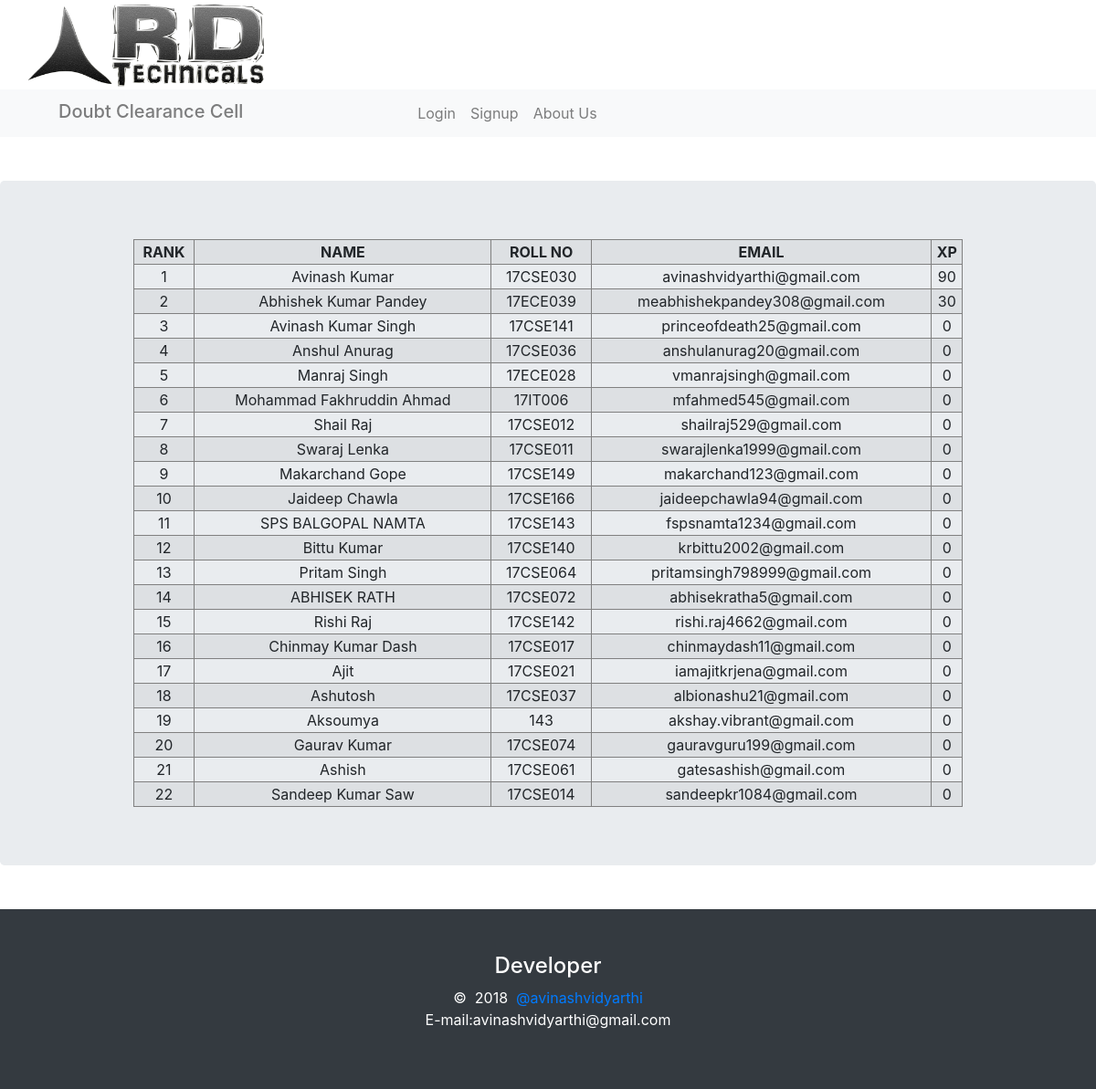
/tally.php, run on the app's committed database.
### tables this page shows
CREATE TABLE `user` (
  `id` int(3) NOT NULL,
  `hash` varchar(15) DEFAULT NULL,
  `name` varchar(25) NOT NULL,
  `password` varchar(50) NOT NULL,
  `rollno` varchar(10) NOT NULL,
  `email` varchar(35) NOT NULL,
  `photo` varchar(50) NOT NULL,
  `xp` int(5) NOT NULL DEFAULT '0'
);

### tally.php (the view)
<?php
	include('header.php');
?>
<section class="jumbotron mt-5">
<center>
	<div class="table-responsive">
	<table border="1" class="table-striped" style="text-align: center;" width="80%">
		<tr>
			<th>RANK</th>
			<th>NAME</th>
			<th>ROLL NO</th>
			<th>EMAIL</th>
			<th>XP</th>
		</tr>
		<?php
			include('dbcon.php');
			$qry="select * from user order by xp desc;";
			$res=mysqli_query($conn,$qry);
			$i=1;
			while($data=mysqli_fetch_assoc($res))
			{
				?>
					<tr>
						<td><?php echo $i; ?></td>
						<td><?php echo $data['name']; ?></td>
						<td><?php echo $data['rollno']; ?></td>
						<td><?php echo $data['email']; ?></td>
						<td><?php echo $data['xp']; ?></td>
					</tr>
				<?php
				$i++;
			}
		?>
	</table>
	</div>
</center>
</section>
<?php
	include('footer.php');
?>

### data on the page
user: name "Avinash Kumar", rollno "17CSE030", email "avinashvidyarthi@gmail.com", xp "90"
user: name "Abhishek Kumar Pandey", rollno "17ECE039", email "meabhishekpandey308@gmail.com", xp "30"
user: name "Avinash Kumar Singh", rollno "17CSE141", email "princeofdeath25@gmail.com", xp "0"
user: name "Anshul Anurag", rollno "17CSE036", email "anshulanurag20@gmail.com", xp "0"
user: name "Manraj Singh", rollno "17ECE028", email "vmanrajsingh@gmail.com", xp "0"
user: name "Mohammad Fakhruddin Ahmad", rollno "17IT006", email "mfahmed545@gmail.com", xp "0"
user: name "Shail Raj", rollno "17CSE012", email "shailraj529@gmail.com", xp "0"
user: name "Swaraj Lenka", rollno "17CSE011", email "swarajlenka1999@gmail.com", xp "0"
user: name "Makarchand Gope", rollno "17CSE149", email "makarchand123@gmail.com", xp "0"
user: name "Jaideep Chawla", rollno "17CSE166", email "jaideepchawla94@gmail.com", xp "0"
user: name "SPS BALGOPAL NAMTA", rollno "17CSE143", email "fspsnamta1234@gmail.com", xp "0"
user: name "Bittu Kumar", rollno "17CSE140", email "krbittu2002@gmail.com", xp "0"
user: name "Pritam Singh", rollno "17CSE064", email "pritamsingh798999@gmail.com", xp "0"
user: name "ABHISEK RATH", rollno "17CSE072", email "abhisekratha5@gmail.com", xp "0"
user: name "Rishi Raj", rollno "17CSE142", email "rishi.raj4662@gmail.com", xp "0"
user: name "Chinmay Kumar Dash", rollno "17CSE017", email "chinmaydash11@gmail.com", xp "0"
user: name "Ajit", rollno "17CSE021", email "iamajitkrjena@gmail.com", xp "0"
user: name "Ashutosh", rollno "17CSE037", email "albionashu21@gmail.com", xp "0"
user: name "Aksoumya", rollno "143", email "akshay.vibrant@gmail.com", xp "0"
user: name "Gaurav Kumar", rollno "17CSE074", email "gauravguru199@gmail.com", xp "0"
user: name "Ashish", rollno "17CSE061", email "gatesashish@gmail.com", xp "0"
user: name "Sandeep Kumar Saw", rollno "17CSE014", email "sandeepkr1084@gmail.com", xp "0"
